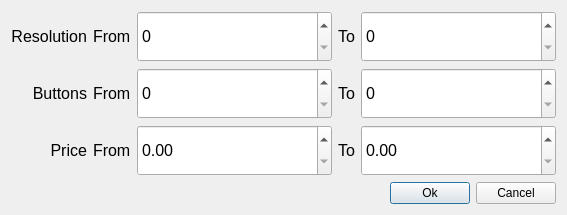
<?xml version="1.0" encoding="UTF-8"?>
<ui version="4.0">
 <class>SelectionWindow</class>
 <widget class="QDialog" name="SelectionWindow">
  <property name="geometry">
   <rect>
    <x>0</x>
    <y>0</y>
    <width>567</width>
    <height>215</height>
   </rect>
  </property>
  <property name="sizePolicy">
   <sizepolicy hsizetype="Maximum" vsizetype="Preferred">
    <horstretch>0</horstretch>
    <verstretch>0</verstretch>
   </sizepolicy>
  </property>
  <property name="windowTitle">
   <string>Selection</string>
  </property>
  <layout class="QVBoxLayout" name="verticalLayout" stretch="10,0">
   <item>
    <layout class="QGridLayout" name="gridLayout">
     <item row="2" column="2">
      <widget class="QDoubleSpinBox" name="PriceFrom">
       <property name="sizePolicy">
        <sizepolicy hsizetype="MinimumExpanding" vsizetype="MinimumExpanding">
         <horstretch>0</horstretch>
         <verstretch>0</verstretch>
        </sizepolicy>
       </property>
       <property name="font">
        <font>
         <pointsize>12</pointsize>
        </font>
       </property>
       <property name="maximum">
        <double>9999.989999999999782</double>
       </property>
      </widget>
     </item>
     <item row="2" column="4">
      <widget class="QDoubleSpinBox" name="PriceTo">
       <property name="sizePolicy">
        <sizepolicy hsizetype="MinimumExpanding" vsizetype="MinimumExpanding">
         <horstretch>0</horstretch>
         <verstretch>0</verstretch>
        </sizepolicy>
       </property>
       <property name="font">
        <font>
         <pointsize>12</pointsize>
        </font>
       </property>
       <property name="maximum">
        <double>9999.989999999999782</double>
       </property>
      </widget>
     </item>
     <item row="0" column="0">
      <widget class="QLabel" name="label">
       <property name="font">
        <font>
         <pointsize>12</pointsize>
        </font>
       </property>
       <property name="text">
        <string>Resolution</string>
       </property>
       <property name="alignment">
        <set>Qt::AlignRight|Qt::AlignTrailing|Qt::AlignVCenter</set>
       </property>
      </widget>
     </item>
     <item row="2" column="0">
      <widget class="QLabel" name="label_3">
       <property name="font">
        <font>
         <pointsize>12</pointsize>
        </font>
       </property>
       <property name="text">
        <string>Price</string>
       </property>
       <property name="alignment">
        <set>Qt::AlignRight|Qt::AlignTrailing|Qt::AlignVCenter</set>
       </property>
      </widget>
     </item>
     <item row="0" column="3">
      <widget class="QLabel" name="label_4">
       <property name="font">
        <font>
         <pointsize>12</pointsize>
        </font>
       </property>
       <property name="text">
        <string>To</string>
       </property>
      </widget>
     </item>
     <item row="0" column="2">
      <widget class="QSpinBox" name="ResFr">
       <property name="sizePolicy">
        <sizepolicy hsizetype="Expanding" vsizetype="Expanding">
         <horstretch>0</horstretch>
         <verstretch>0</verstretch>
        </sizepolicy>
       </property>
       <property name="font">
        <font>
         <pointsize>12</pointsize>
        </font>
       </property>
       <property name="maximum">
        <number>10000</number>
       </property>
      </widget>
     </item>
     <item row="0" column="4">
      <widget class="QSpinBox" name="ResTo">
       <property name="sizePolicy">
        <sizepolicy hsizetype="MinimumExpanding" vsizetype="MinimumExpanding">
         <horstretch>0</horstretch>
         <verstretch>0</verstretch>
        </sizepolicy>
       </property>
       <property name="font">
        <font>
         <pointsize>12</pointsize>
        </font>
       </property>
       <property name="maximum">
        <number>10000</number>
       </property>
      </widget>
     </item>
     <item row="1" column="0">
      <widget class="QLabel" name="label_2">
       <property name="font">
        <font>
         <pointsize>12</pointsize>
        </font>
       </property>
       <property name="text">
        <string>Buttons</string>
       </property>
       <property name="alignment">
        <set>Qt::AlignRight|Qt::AlignTrailing|Qt::AlignVCenter</set>
       </property>
      </widget>
     </item>
     <item row="1" column="2">
      <widget class="QSpinBox" name="ButFrom">
       <property name="sizePolicy">
        <sizepolicy hsizetype="MinimumExpanding" vsizetype="MinimumExpanding">
         <horstretch>0</horstretch>
         <verstretch>0</verstretch>
        </sizepolicy>
       </property>
       <property name="font">
        <font>
         <pointsize>12</pointsize>
        </font>
       </property>
       <property name="maximum">
        <number>10000</number>
       </property>
      </widget>
     </item>
     <item row="1" column="4">
      <widget class="QSpinBox" name="ButTo">
       <property name="sizePolicy">
        <sizepolicy hsizetype="MinimumExpanding" vsizetype="MinimumExpanding">
         <horstretch>0</horstretch>
         <verstretch>0</verstretch>
        </sizepolicy>
       </property>
       <property name="font">
        <font>
         <pointsize>12</pointsize>
        </font>
       </property>
       <property name="maximum">
        <number>10000</number>
       </property>
      </widget>
     </item>
     <item row="0" column="1">
      <widget class="QLabel" name="label_7">
       <property name="font">
        <font>
         <pointsize>12</pointsize>
        </font>
       </property>
       <property name="text">
        <string>From</string>
       </property>
      </widget>
     </item>
     <item row="1" column="1">
      <widget class="QLabel" name="label_8">
       <property name="font">
        <font>
         <pointsize>12</pointsize>
        </font>
       </property>
       <property name="text">
        <string>From</string>
       </property>
      </widget>
     </item>
     <item row="2" column="1">
      <widget class="QLabel" name="label_9">
       <property name="font">
        <font>
         <pointsize>12</pointsize>
        </font>
       </property>
       <property name="text">
        <string>From</string>
       </property>
      </widget>
     </item>
     <item row="1" column="3">
      <widget class="QLabel" name="label_5">
       <property name="font">
        <font>
         <pointsize>12</pointsize>
        </font>
       </property>
       <property name="text">
        <string>To</string>
       </property>
      </widget>
     </item>
     <item row="2" column="3">
      <widget class="QLabel" name="label_6">
       <property name="font">
        <font>
         <pointsize>12</pointsize>
        </font>
       </property>
       <property name="text">
        <string>To</string>
       </property>
      </widget>
     </item>
    </layout>
   </item>
   <item>
    <layout class="QHBoxLayout" name="horizontalLayout">
     <item>
      <spacer name="horizontalSpacer">
       <property name="orientation">
        <enum>Qt::Horizontal</enum>
       </property>
       <property name="sizeHint" stdset="0">
        <size>
         <width>40</width>
         <height>20</height>
        </size>
       </property>
      </spacer>
     </item>
     <item>
      <widget class="QPushButton" name="OkButton">
       <property name="text">
        <string>Ok</string>
       </property>
      </widget>
     </item>
     <item>
      <widget class="QPushButton" name="CancelButton">
       <property name="text">
        <string>Cancel</string>
       </property>
      </widget>
     </item>
    </layout>
   </item>
  </layout>
 </widget>
 <resources/>
 <connections>
  <connection>
   <sender>CancelButton</sender>
   <signal>clicked()</signal>
   <receiver>SelectionWindow</receiver>
   <slot>close()</slot>
   <hints>
    <hint type="sourcelabel">
     <x>508</x>
     <y>188</y>
    </hint>
    <hint type="destinationlabel">
     <x>283</x>
     <y>107</y>
    </hint>
   </hints>
  </connection>
 </connections>
</ui>
